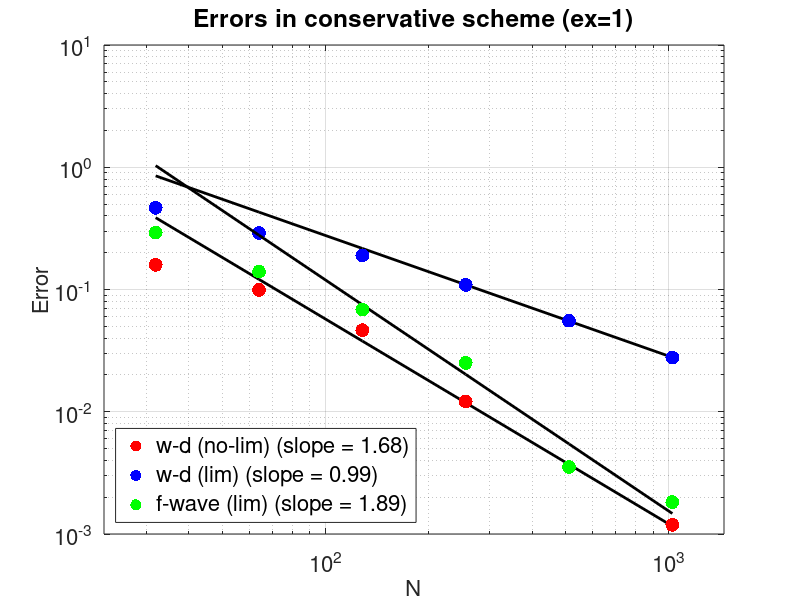

This figure's MATLAB source:
function plot_error(ex,n)

close all;

if (nargin == 0)
    ex = 1;
    n = 1;
end

% Using wave-decomposition approach (no limiters)
qerr = cell(5,3);

% u(x) = cos(2*pi*x)
qerr{1,1} = [32   1.5912e-01   4.1814e-01   1.4841e+00
   64   9.9424e-02   3.7146e-01   1.7177e+00
  128   4.6475e-02   2.2194e-01   1.4135e+00
  256   1.2133e-02   6.9347e-02   6.5336e-01
  512   3.5412e-03   1.9011e-02   2.0626e-01
 1024   1.1881e-03   5.3847e-03   5.4493e-02];

qerr{1,2} = [32   4.6568e-01   1.4373e+00   6.9858e+00
  64   2.8923e-01   1.2635e+00   7.2547e+00
 128   1.8978e-01   1.0750e+00   9.8899e+00
 256   1.0903e-01   8.4040e-01   1.1862e+01
 512   5.5548e-02   6.0228e-01   1.2282e+01
1024   2.7773e-02   4.2619e-01   1.2328e+01]; 

qerr{1,3} = [32   2.9178e-01   1.1711e+00   6.0072e+00
   64   1.3997e-01   7.4514e-01   4.3342e+00
  128   6.8514e-02   4.0987e-01   3.9477e+00
  256   2.5097e-02   1.7597e-01   2.4684e+00
  512   3.5412e-03   1.9011e-02   2.0626e-01
 1024   1.8254e-03   1.1264e-02   2.3070e-01];


% u(x) = cos(2*pi*x) + 1

qerr{2,1} =[32   1.8009e-01   4.7518e-01   2.0792e+00
   64   6.3383e-02   2.4100e-01   1.4229e+00
  128   1.9258e-02   7.8394e-02   4.7784e-01
  256   5.1323e-03   2.1607e-02   1.5401e-01
  512   1.5520e-03   6.0791e-03   4.0763e-02
 1024   6.8544e-04   2.3465e-03   1.5291e-02];

qerr{2,2} = [32   1.8524e-01   4.7071e-01   1.7192e+00
   64   9.2308e-02   3.0194e-01   1.4694e+00
  128   3.1187e-02   1.2470e-01   9.0700e-01
  256   9.8048e-03   4.4727e-02   4.0692e-01
  512   2.8553e-03   1.4297e-02   1.6208e-01
 1024   9.5918e-04   4.4519e-03   6.1335e-02];

qerr{2,3} = [32   1.3407e-01   3.3212e-01   1.1358e+00
   64   7.4384e-02   2.4447e-01   1.2958e+00
  128   2.5883e-02   1.0377e-01   8.2012e-01
  256   8.1702e-03   4.0644e-02   3.7039e-01
  512   2.7002e-03   1.4005e-02   1.5318e-01
 1024   9.9136e-04   4.4793e-03   5.9818e-02
];

% u(x) = cos(2*pi*x) + 2
qerr{3,1} = [32   3.9439e-02   5.8435e-02   1.7026e-01   6.3268e-01   1.7393e+00
   64   9.8473e-03   1.5017e-02   4.5871e-02   6.2853e-01   1.6408e+00
  128   2.3975e-03   3.6084e-03   1.0442e-02   6.2706e-01   1.6050e+00
  256   6.1827e-04   9.2513e-04   2.6738e-03   6.2668e-01   1.5980e+00
  512   2.3071e-04   3.1341e-04   8.7267e-04   6.2659e-01   1.5965e+00
 1024   1.8877e-04   2.1254e-04   4.3359e-04   6.2657e-01   1.5961e+00];

qerr{3,2} = [32   3.6187e-02   4.8738e-02   1.2630e-01   6.4039e-01   1.6404e+00
   64   1.2200e-02   1.9247e-02   5.9150e-02   6.2930e-01   1.6287e+00
  128   3.9896e-03   7.2108e-03   2.6202e-02   6.2712e-01   1.6055e+00
  256   1.2112e-03   2.4075e-03   1.0975e-02   6.2669e-01   1.5968e+00
  512   4.4261e-04   7.9112e-04   4.4130e-03   6.2659e-01   1.5962e+00
 1024   2.4636e-04   3.1358e-04   1.6584e-03   6.2657e-01   1.5960e+00];

qerr{3,3} = [32   3.5321e-02   4.7696e-02   1.2340e-01   6.3852e-01   1.6421e+00
   64   1.1929e-02   1.9038e-02   5.8247e-02   6.2885e-01   1.6292e+00
  128   4.0060e-03   7.2646e-03   2.5964e-02   6.2706e-01   1.6059e+00
  256   1.2364e-03   2.4170e-03   1.0919e-02   6.2668e-01   1.5972e+00
  512   4.4207e-04   7.9437e-04   4.3987e-03   6.2659e-01   1.5964e+00
 1024   2.4627e-04   3.1426e-04   1.6546e-03   6.2657e-01   1.5961e+00];

% u(x) = 0.2*sin(2*pi*x).*sin(16*pi*x);

qerr{4,1} = [32   8.6657e-01   1.1572e+00   2.1867e+00  -3.5953e-01   2.3842e+00 
   64   6.4393e-01   1.3197e+00   3.8671e+00  -4.8052e-01   4.3651e+00
  128   4.5013e-01   1.3910e+00   6.5626e+00  -7.1903e-01   8.3629e+00
  256   2.3681e-01   1.1248e+00   8.7730e+00  -3.6552e-02   1.5067e+01
  512   9.8045e-02   5.1671e-01   6.1422e+00   1.7950e-02   2.4706e+01
 1024   4.8410e-02   3.6915e-01   4.2991e+00   1.7936e-02   3.5966e+01];

qerr{4,2} = [32   1.1205e+00   1.3962e+00   3.2763e+00  -1.0952e+00   3.5089e+00
   64   8.4698e-01   1.5558e+00   5.9012e+00  -9.2472e-01   6.4031e+00
  128   5.8595e-01   1.7014e+00   1.0521e+01  -9.2328e-01   1.2321e+01
  256   3.9611e-01   1.6696e+00   1.5567e+01  -9.2155e-01   2.1861e+01
  512   2.6775e-01   1.4609e+00   1.7709e+01  -9.2094e-01   3.6272e+01
 1024   1.6185e-01   1.2428e+00   1.6532e+01  -9.2064e-01   5.4570e+01];

qerr{4,3} = [32   1.0103e+00   1.2556e+00   3.0171e+00  -9.1147e-01   3.2497e+00
   64   6.1378e-01   1.4920e+00   6.0794e+00  -1.0220e-01   6.5686e+00
  128   3.9726e-01   1.6103e+00   1.0404e+01  -4.0730e-03   1.2204e+01
  256   2.5334e-01   1.5112e+00   1.5048e+01   1.5042e-02   2.1342e+01
  512   1.5760e-01   1.1407e+00   1.6018e+01   1.7336e-02   3.4581e+01
 1024   7.4513e-02   7.2387e-01   1.1242e+01   1.7796e-02   4.9281e+01];


% u(x) = 0.1*sin(2*pi*x).*sin(16*pi*x);
qerr{5,1} = [64   2.3588e-01   5.0014e-01   1.7770e+00   7.1382e-02   3.5692e+00
  128   9.0054e-02   2.1206e-01   9.7620e-01   8.3378e-02   5.8794e+00
  256   4.8950e-02   1.6750e-01   9.2215e-01   8.1476e-02   8.4231e+00
  512   2.0538e-02   9.1359e-02   7.7049e-01   8.1118e-02   1.0489e+01
 1024   5.8732e-03   2.9355e-02   3.8313e-01   8.1031e-02   1.1668e+01
];

qerr{5,2} = [64   5.2366e-01   8.7828e-01   3.4521e+00  -7.2596e-01   5.2373e+00  
  128   3.3777e-01   7.4497e-01   3.7213e+00  -7.2211e-01   8.6023e+00
  256   1.9971e-01   6.1797e-01   3.7083e+00  -7.2033e-01   1.2613e+01
  512   1.1608e-01   4.9040e-01   4.9519e+00  -7.1910e-01   1.6200e+01
 1024   6.2785e-02   3.7297e-01   6.1081e+00  -7.1841e-01   1.8147e+01];

qerr{5,3} = [64   3.2642e-01   7.4866e-01   3.3553e+00  -1.9770e-02   5.1405e+00 
  128   1.7286e-01   5.4437e-01   3.3010e+00   6.6695e-02   8.1820e+00
  256   7.5510e-02   3.2238e-01   2.3586e+00   7.8817e-02   1.1263e+01
  512   3.1304e-02   1.5908e-01   2.0880e+00   8.0585e-02   1.3336e+01
 1024   1.0970e-02   6.5940e-02   1.4112e+00   8.0912e-02   1.3450e+01];

% u(x) = tanh((x-0.5)/0.01)
qerr{6,1} = [   32   4.2532e-02   8.6819e-02   2.7792e-01  -8.0918e-02   1.0000e+00
   64   2.0874e-02   4.9269e-02   2.0834e-01  -6.9339e-02   1.0000e+00
  128   9.1846e-03   2.5071e-02   1.2553e-01  -3.1492e-02   1.0000e+00
  256   3.2721e-03   1.0524e-02   6.3070e-02   6.8406e-12   1.0000e+00
  512   9.7418e-04   3.3978e-03   2.3224e-02   1.2951e-11   1.0000e+00
 1024   2.5266e-04   8.8805e-04   6.3623e-03   1.3697e-11   1.0000e+00];

qerr{6,2} = [   32   5.0311e-02   7.9050e-02   2.2869e-01  -5.3621e-02   1.0000e+00
   64   4.3591e-02   5.8997e-02   1.2740e-01  -1.0149e-01   1.0000e+00   
  128   3.4280e-02   4.8244e-02   1.6131e-01  -1.6131e-01   1.0000e+00
  256   2.2748e-02   3.5535e-02   2.2155e-01  -2.2155e-01   1.0000e+00
  512   1.2870e-02   2.3639e-02   2.5233e-01  -2.5233e-01   1.0000e+00
 1024   6.7241e-03   1.5470e-02   2.6646e-01  -2.6646e-01   1.0000e+00];

qerr{6,3} = [   32   3.5075e-02   7.8916e-02   2.7532e-01  -2.3724e-02   1.0000e+00
   64   1.8340e-02   4.6161e-02   2.1077e-01  -2.9930e-02   1.0000e+00 
  128   1.0801e-02   2.6815e-02   1.3006e-01  -2.8200e-02   1.0000e+00
  256   5.3615e-03   1.2992e-02   5.9389e-02  -1.7319e-02   1.0000e+00
  512   2.4159e-03   5.8764e-03   2.4968e-02  -8.6086e-03   1.0000e+00
 1024   1.1125e-03   2.7621e-03   1.1408e-02  -4.1557e-03   1.0000e+00];

qerr{6,4} = [   32   6.8161e-02   1.5296e-01   6.0469e-01  -2.7187e-01   1.0000e+00
   64   3.3949e-02   8.5119e-02   3.7456e-01  -2.2742e-01   1.0000e+00
  128   1.6201e-02   4.1051e-02   1.7764e-01  -1.3872e-01   1.0000e+00
  256   7.1963e-03   1.7376e-02   7.8282e-02  -3.7960e-02   1.0000e+00
  512   2.9574e-03   7.1511e-03   2.7692e-02  -1.3439e-02   1.0000e+00
 1024   1.2571e-03   3.1260e-03   1.2836e-02  -6.1793e-03   1.0000e+00];

e1 = 1;
e2 = 3;
switch ex
    case 1
        % u(x) = cos(2*pi*x)
        nvec = 32*2.^[0:5]';
        idx = 4:6;
    case 2
        % u(x) = cos(2*pi*x) + 1
        nvec = 32*2.^[0:5]';
        idx = 4:6;
    case 3
        % u(x) = cos(2*pi*x) + 2
        nvec = 32*2.^[0:5]';
        idx = 2:4;
    case 4
        % u(x) = 0.2*sin(2*pi*x).*sin(16*pi*x);
        nvec = 32*2.^[1:5]';
        idx = 1:4;
    case 5
        % u(x) = 0.1*sin(2*pi*x).*sin(16*pi*x);
        nvec = 32*2.^[1:5]';
        idx = 3:5;
    case 6
        % u(x) = tanh((x-0.5)/0.01)
        nvec = 32*2.^[0:5]';
        idx = 4:6;
        e1 = 1;
        e2 = 4;
end
    
l = {'w-d (no-lim)','w-d (lim)','f-wave (lim)','ustar (no-lim)'};

s = {'r.','b.','g.','k.'};    
ph = [];
leg_str = {};
for i = e1:e2,
    qe = qerr{ex,i};
    c = polyfit(log(nvec(idx)),log(qe(idx,n+1)),1);
    loglog(nvec,exp(polyval(c,log(nvec))),'k','linewidth',2);
    hold on;
    ph(i) = loglog(nvec,qe(:,n+1),s{i},'markersize',30);
    leg_str{i} = sprintf('%s (slope = %.2f)',l{i},-c(1));
    hold on;
end

p1 = log(nvec(1))/log(2);
p2 = log(nvec(end))/log(2);

set(gca,'xlim',[2^(p1-0.5),2^(p2+0.5)]);
grid on;

tstr = sprintf('Errors in conservative scheme (ex=%d)',ex);
title(tstr,'fontsize',18);
set(gca,'fontsize',16);
xlabel('N','fontsize',16);
ylabel('Error','fontsize',16);

lh = legend(ph,leg_str,'location',...
    'southwest');
set(lh,'fontsize',16);



shg

end
    

